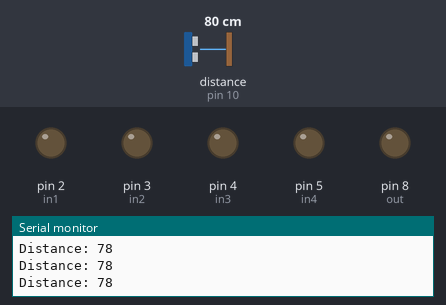
Bench run of a sketch on a simulated Arduino Uno, built with avr-gcc and run on an emulated ATmega328P. Shown: output pins drawn as LEDs (lit = HIGH), the last lines printed to the serial monitor. Wiring (inferred from the names in the program): ultrasonic range finder: trigger pin 9; echo pin 10. The inputs (shaded band) are chosen by the test bench; at power-on: distance to the obstacle (sensor on pin 10) 80 cm. The echo pulse lasts 58.3 µs per cm; pins used as bus, display or sensor lines are not drawn.

Above: at 1.2 s.
1.3 s: distance to the obstacle (sensor on pin 10) set to 14 cm
2.8 s: distance to the obstacle (sensor on pin 10) set to 11 cm
At 4.0 s:
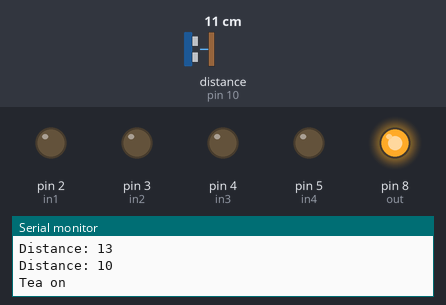
Timing chart, 0 to 8.5 s (numbered marks = the images above; inputs shaded):
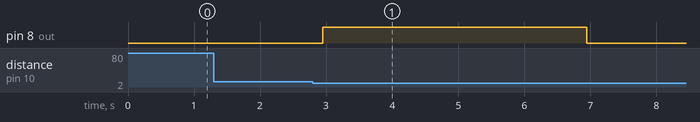

The sketch:

tea_auto_disp.ino
```cpp
#define in1 2
#define in2 3
#define in3 4
#define in4 5
int trigPin = 9;
int echoPin = 10;
int out = 8;
int flag=true;
long duration;
int distance;
void setup() {
  pinMode(in1, OUTPUT);
  pinMode(in2, OUTPUT);
  pinMode(in3, OUTPUT);
  pinMode(in4, OUTPUT);
  pinMode(trigPin, OUTPUT); // Sets the trigPin as an Output
  pinMode(echoPin, INPUT); // Sets the echoPin as an Input
  pinMode(out, OUTPUT);
  digitalWrite(out, LOW);
  Serial.begin(9600); // Starts the serial communication
}
void loop() {
  // Clears the trigPin
  //flag = true;
  digitalWrite(trigPin, LOW);
  delayMicroseconds(2);
  // Sets the trigPin on HIGH state for 10 micro seconds
  digitalWrite(trigPin, HIGH);
  delayMicroseconds(10);
  digitalWrite(trigPin, LOW);
  // Reads the echoPin, returns the sound wave travel time in microseconds
  duration = pulseIn(echoPin, HIGH);
  // Calculating the distance
  distance = duration * 0.034 / 2;
  // Prints the distance on the Serial Monitor
  Serial.print("Distance: ");
  Serial.println(distance);
  if((distance<=11) && (flag == true))
  {
    Serial.println("Tea on");
    delay(100);
    digitalWrite(out,HIGH);
    delay(4000);
    Serial.println("off");
    digitalWrite(out,LOW);
    flag = false;
  }
  if((distance>=20) && (flag == false) )
 {
  Serial.println("Tea reset");
  delay(200);
  digitalWrite(out,LOW);
  flag = true;
 }
 delay(200);
//digitalWrite(out,LOW);

}
```

Measured:
- the behaviour switches between 13 and 12 cm on distance to the obstacle (sensor on pin 10) (found by bisection; images 0 and 1)
- after the input at 2.8 s, pin 8 (out): LOW → HIGH after 0.15 s, → LOW 4.0 s later
